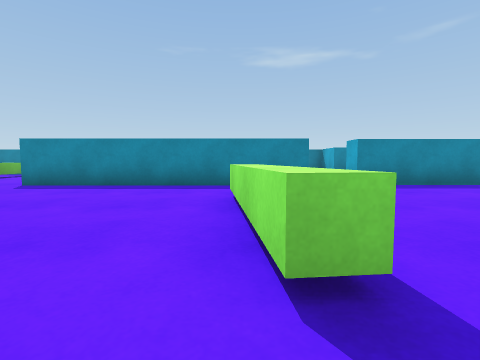
view 1 (above)

14 first-person views from a walk through a scene from a Unity 3-D project. The camera is 0.51 m above the floor, tilts 4° down and sees 85° across. The floor is counted in squares, 1 m on a side. Each view is taken from the middle of a square. On the plan, view 1 faces up. The plan holds only what a view shows up to about 9 squares ahead; the rest is blank. The place goes on beyond the plan. The player is left out. Surface patterns are stand-ins for the level's own textures.

view 2
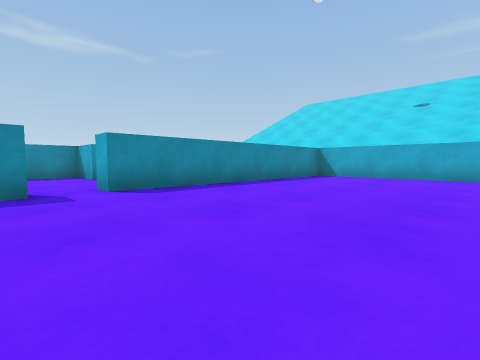

view 3
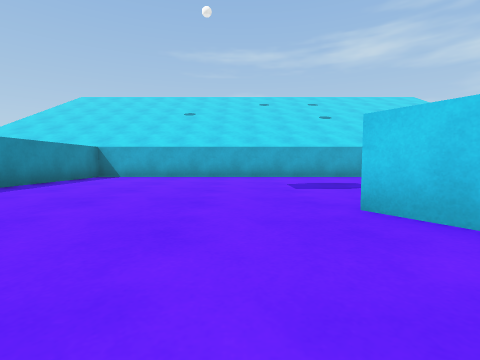

view 4
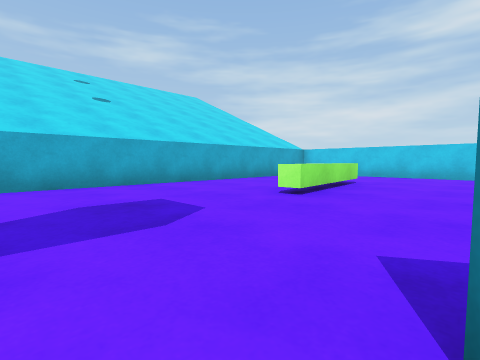

view 5
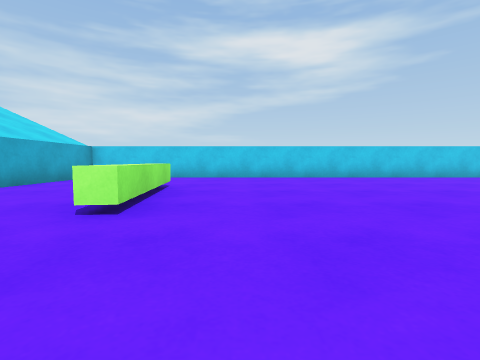

view 6
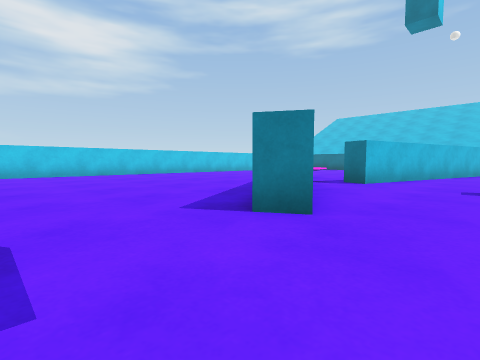

view 7
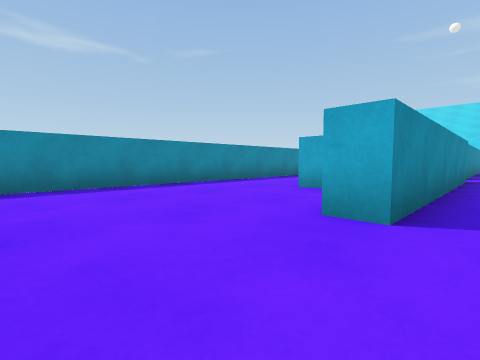

view 8
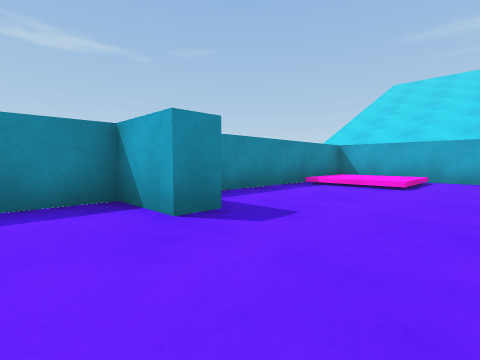

view 9
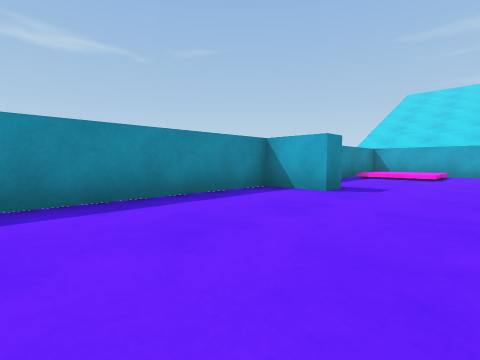

view 10
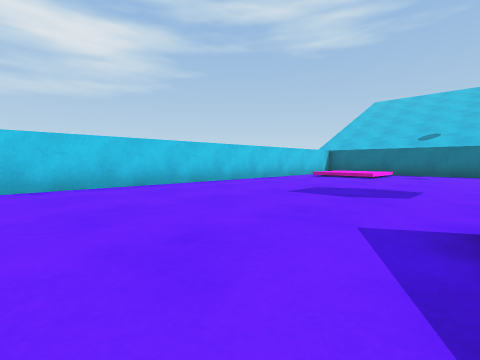

view 11
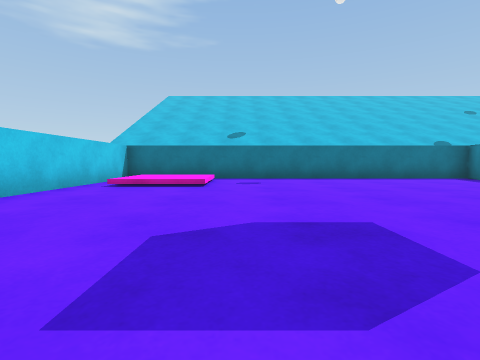

view 12
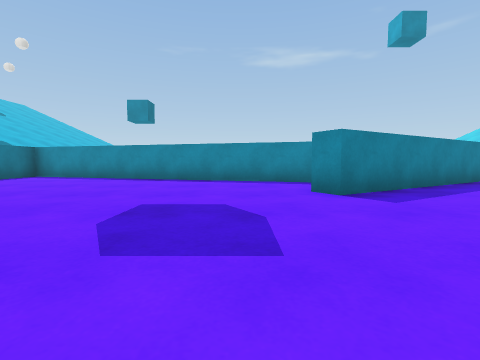

view 13
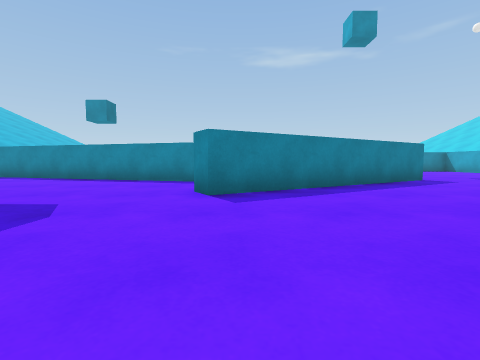

view 14
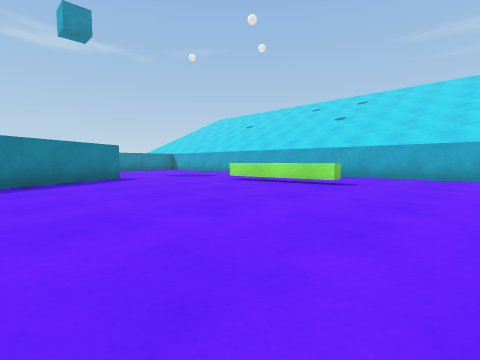

### Floor plan
Key: @ floor where view 1 was taken; # wall or solid block; x gap in a wall; . main floor; : floor 0.15 m higher than the main floor; / step, stairs or slope; ^ raised ledge; B block.
Columns run from 10 left of view 1 to 10 right of it. Each row starts with its distance up from view 1.
 11    ##################
 10    ...........B...//#
  9   ^...........B...::#
  8   ^.....B.........//#
  7    ^....B...........#
  6    ...######.########
  5    .................#
  4       ..............#
  3        ...^.........#
  2         ..^.........#
  1 ###    ...^.........#
  0 #.#####...@.........#
 -1 #.....####...##.....#
 -2 #........x.###......#
 -3 #........###........#
 -4 #........#......^...#
 -5 #...............^^..#
 -6 #................^..#
 -7 #::.................#
 -8 #::.................#
 -9 #...................#
-10  ####################

Where each view was taken, in squares from view 1:
view 1: 0 up, 0 right, facing up
view 2: 1 up, 1 right, facing up-right
view 3: 1 up, 1 right, facing right
view 4: 0 up, 4 right, facing down-right
view 5: 1 down, 5 right, facing down
view 6: 1 up, 6 right, facing down-left
view 7: 5 up, 7 left, facing up-right
view 8: 7 up, 2 right, facing up-right
view 9: 7 up, 1 left, facing up-right
view 10: 4 down, 1 right, facing down-left
view 11: 6 down, 2 left, facing left
view 12: 8 down, 3 left, facing up
view 13: 8 down, 1 left, facing up
view 14: 9 down, 1 right, facing up-right
